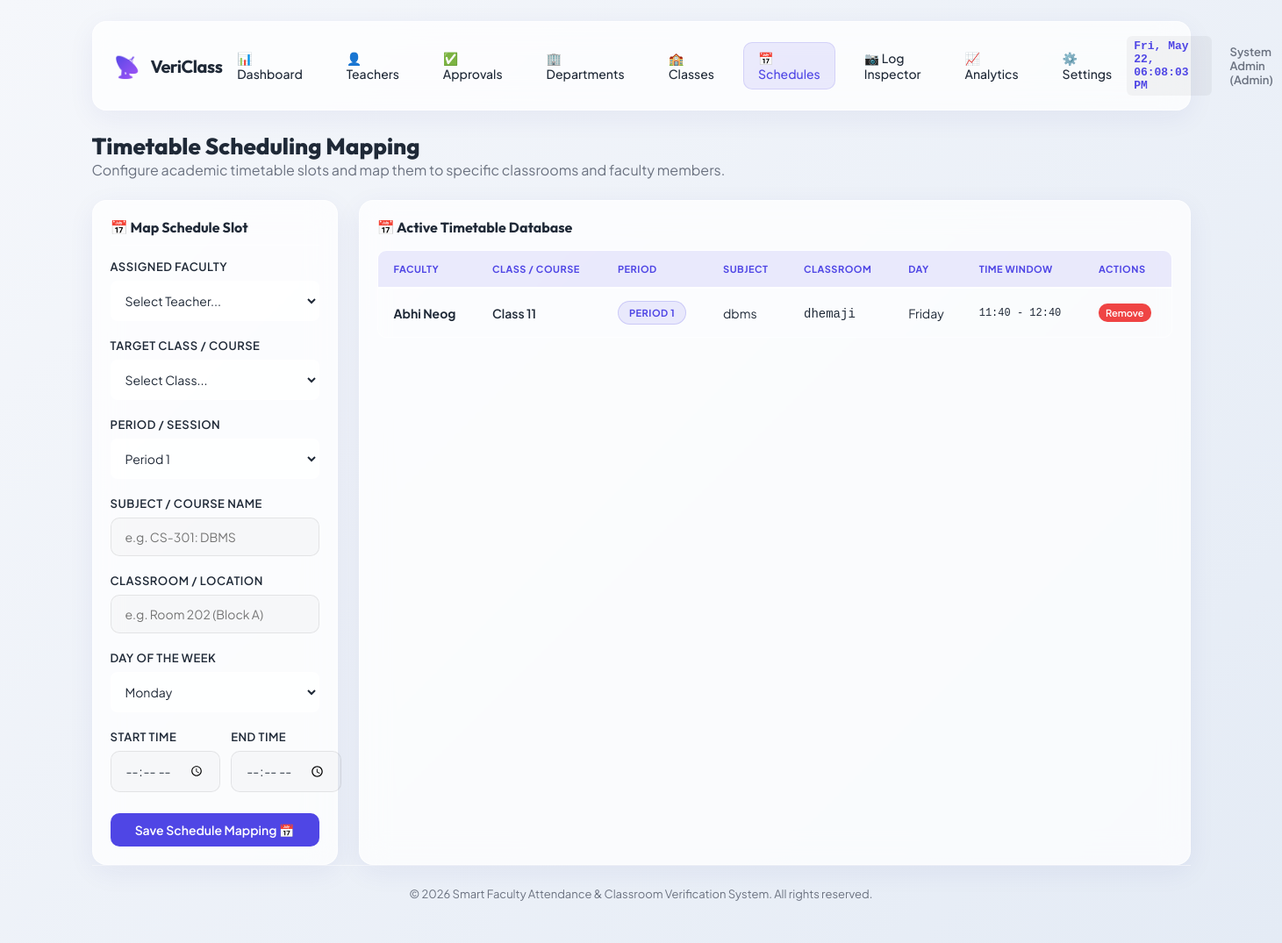
Page /admin/timetable (signed in) on the committed database.
### models.py (models this page shows, shortened)
class TeacherProfile(db.Model):
    __tablename__ = 'teacher_profiles'
    id = db.Column(db.Integer, primary_key=True)
    user_id = db.Column(db.Integer, db.ForeignKey('users.id', ondelete='CASCADE'), unique=True, nullable=False)
    employee_id = db.Column(db.String(50), unique=True, nullable=False, index=True)
    name = db.Column(db.String(120), nullable=False)
    phone = db.Column(db.String(20), nullable=True)
    department_id = db.Column(db.Integer, db.ForeignKey('departments.id', ondelete='SET NULL'), nullable=True)
    approval_status = db.Column(db.String(20), default='Pending', nullable=False) # 'Pending', 'Approved', 'Rejected'
    approved_by_id = db.Column(db.Integer, db.ForeignKey('users.id'), nullable=True)
    approved_at = db.Column(db.DateTime, nullable=True)
    user = db.relationship('User', foreign_keys=[user_id], back_populates='profile', lazy=True)
    approver = db.relationship('User', foreign_keys=[approved_by_id], lazy=True)
    timetables = db.relationship('Timetable', backref='teacher_profile', cascade="all, delete-orphan", lazy=True)
    attendance_logs = db.relationship('AttendanceLog', backref='teacher_profile', cascade="all, delete-orphan", lazy=True)

class ClassSection(db.Model):
    __tablename__ = 'classes'
    id = db.Column(db.Integer, primary_key=True)
    name = db.Column(db.String(100), unique=True, nullable=False)
    timetables = db.relationship('Timetable', backref='class_section', cascade="all, delete-orphan", lazy=True)

class Timetable(db.Model):
    __tablename__ = 'timetables'
    id = db.Column(db.Integer, primary_key=True)
    teacher_profile_id = db.Column(db.Integer, db.ForeignKey('teacher_profiles.id', ondelete='CASCADE'), nullable=False)
    class_id = db.Column(db.Integer, db.ForeignKey('classes.id', ondelete='CASCADE'), nullable=False)
    subject = db.Column(db.String(100), nullable=False)
    classroom = db.Column(db.String(50), nullable=False)
    day_of_week = db.Column(db.Integer, nullable=False) # 0 = Monday, ..., 6 = Sunday
    period = db.Column(db.String(50), nullable=False, default="Period 1")
    start_time = db.Column(db.Time, nullable=False)
    end_time = db.Column(db.Time, nullable=False)
    attendance_logs = db.relationship('AttendanceLog', backref='timetable', cascade="all, delete-orphan", lazy=True)
    def to_dict(self):
        return {
            'id': self.id,
            'teacher_profile_id': self.teacher_profile_id,
            'teacher_name': self.teacher_profile.name if self.teacher_profile else 'Unknown',
            'class_id': self.class_id,
            'class_name': self.class_section.name if self.class_section else 'N/A',
            'subject': self.subject,
            'classroom': self.classroom,
            'day_of_week': self.day_of_week,
            'period': self.period,
            'start_time': self.start_time.strftime('%H:%M'),
            'end_time': self.end_time.strftime('%H:%M')
        }

### app.py (the view, shortened to what this page needs)
@app.route('/admin/timetable', methods=['GET', 'POST'])
def admin_timetable():
    if not is_logged_in() or session.get('role') != 'admin':
        flash("Access Denied.", "danger")
        return redirect(url_for('login'))
    teachers = TeacherProfile.query.filter_by(approval_status='Approved').join(TeacherProfile.user).filter(User.is_active == True).order_by(TeacherProfile.name).all()
    classes = ClassSection.query.order_by(ClassSection.name).all()
    timetables_raw = Timetable.query.join(TeacherProfile).order_by(Timetable.day_of_week, Timetable.start_time).all()
    timetables = [tt.to_dict() for tt in timetables_raw]
    return render_template('admin_timetable.html',
                           teachers=teachers,
                           classes=classes,
                           timetables=timetables)

### app.py (called while the page is built)
def is_logged_in():
    return 'user_id' in session

### templates/admin_timetable.html (shortened to what this page needs)
{% extends "base.html" %}
{% block content %}
<div style="margin-bottom: 24px;">
    <h2 style="font-family: var(--font-title); font-size: 26px; font-weight: 800;">Timetable Scheduling Mapping</h2>
    <p style="color: var(--color-text-muted);">Configure academic timetable slots and map them to specific classrooms and faculty members.</p>
</div>
<div class="grid-sidebar">
    <div class="glass-card" style="padding: 20px; align-self: flex-start; margin-bottom: 0;">
        <h3 style="font-family: var(--font-title); font-size: 16px; margin-bottom: 16px; border-bottom: 1px solid var(--border-card); padding-bottom: 10px;">
            📅 Map Schedule Slot
        </h3>
        <form action="{{ url_for('admin_timetable') }}" method="POST">
            <div class="form-group">
                <label class="form-label" for="teacher_profile_id">Assigned Faculty</label>
                <select class="form-control" id="teacher_profile_id" name="teacher_profile_id" required style="background-color: var(--bg-card); color: var(--color-text); border: 1px solid var(--border-card); padding: 12px; border-radius: 8px;">
                    <option value="" disabled selected>Select Teacher...</option>
                </select>
            </div>
            <div class="form-group" style="margin-top: 12px;">
                <label class="form-label" for="class_id">Target Class / Course</label>
                <select class="form-control" id="class_id" name="class_id" required style="background-color: var(--bg-card); color: var(--color-text); border: 1px solid var(--border-card); padding: 12px; border-radius: 8px;">
                    <option value="" disabled selected>Select Class...</option>
                </select>
            </div>
            <div class="form-group" style="margin-top: 12px;">
                <label class="form-label" for="period">Period / Session</label>
                <select class="form-control" id="period" name="period" required style="background-color: var(--bg-card); color: var(--color-text); border: 1px solid var(--border-card); padding: 12px; border-radius: 8px;">
                    <option value="Period 1">Period 1</option>
                </select>
            </div>
            <div class="form-group" style="margin-top: 12px;">
                <label class="form-label" for="subject">Subject / Course Name</label>
                <input class="form-control" type="text" id="subject" name="subject" placeholder="e.g. CS-301: DBMS" required>
            </div>
            <div class="form-group" style="margin-top: 12px;">
                <label class="form-label" for="classroom">Classroom / Location</label>
                <input class="form-control" type="text" id="classroom" name="classroom" placeholder="e.g. Room 202 (Block A)" required>
            </div>
            <div class="form-group" style="margin-top: 12px;">
                <label class="form-label" for="day_of_week">Day of the Week</label>
                <select class="form-control" id="day_of_week" name="day_of_week" required style="background-color: var(--bg-card); color: var(--color-text); border: 1px solid var(--border-card); padding: 12px; border-radius: 8px;">
                    <option value="0">Monday</option>
                </select>
            </div>
            <div class="grid-2" style="gap: 12px; margin-top: 12px; margin-bottom: 24px;">
                <div class="form-group" style="margin-bottom: 0;">
                    <label class="form-label" for="start_time">Start Time</label>
                    <input class="form-control" type="time" id="start_time" name="start_time" required>
                </div>
                <div class="form-group" style="margin-bottom: 0;">
                    <label class="form-label" for="end_time">End Time</label>
                    <input class="form-control" type="time" id="end_time" name="end_time" required>
                </div>
            </div>
            <button class="btn btn-primary" type="submit" style="width: 100%;">
                Save Schedule Mapping 📅
            </button>
        </form>
    </div>
    <div class="glass-card" style="padding: 20px; overflow: hidden; margin-bottom: 0;">
        <h3 style="font-family: var(--font-title); font-size: 16px; margin-bottom: 16px;">📅 Active Timetable Database</h3>
        <div class="table-responsive">
            <table class="custom-table">
                <thead>
                    <tr>
                        <th>Faculty</th>
                        <th>Class / Course</th>
                        <th>Period</th>
                        <th>Subject</th>
                        <th>Classroom</th>
                        <th>Day</th>
                        <th>Time Window</th>
                        <th>Actions</th>
                    </tr>
                </thead>
                <tbody>
                    {% if timetables %}
                        {% for tt in timetables %}
                            <tr>
                                <td style="font-weight: 700;">{{ tt.teacher_name }}</td>
                                <td style="font-weight: 600;">{{ tt.class_name }}</td>
                                <td><span class="badge badge-pending" style="font-size: 11px;">{{ tt.period }}</span></td>
                                <td>{{ tt.subject }}</td>
                                <td><code>{{ tt.classroom }}</code></td>
                                <td>
                                    {% if tt.day_of_week == 0 %}Monday
                                    {% elif tt.day_of_week == 1 %}Tuesday
                                    {% elif tt.day_of_week == 2 %}Wednesday
                                    {% elif tt.day_of_week == 3 %}Thursday
                                    {% elif tt.day_of_week == 4 %}Friday
                                    {% elif tt.day_of_week == 5 %}Saturday
                                    {% elif tt.day_of_week == 6 %}Sunday
                                    {% endif %}
                                </td>
                                <td style="font-family: monospace; font-size: 12px;">{{ tt.start_time }} - {{ tt.end_time }}</td>
                                <td>
                                    <form action="{{ url_for('admin_timetable') }}" method="POST" onsubmit="return confirm('Remove this schedule slot?');">
                                        <button type="submit" class="btn btn-danger" style="padding: 4px 8px; font-size: 11px;">Remove</button>
                                    </form>
                                </td>
                            </tr>
                        {% endfor %}
                    {% else %}
                        <tr>
                            <td colspan="8" style="text-align: center; color: var(--color-text-muted); padding: 30px;">No timetable slots mapped. Add one on the left.</td>
                        </tr>
                    {% endif %}
                </tbody>
            </table>
        </div>
    </div>
</div>
{% endblock %}

### static/css/style.css (style rules this page uses)
:root { --font-primary: 'Plus Jakarta Sans', sans-serif; --font-title: 'Outfit', sans-serif; --bg-app: linear-gradient(135deg, #f5f7fb 0%, #e4ebf5 100%); --bg-card: rgba(255, 255, 255, 0.75); --border-card: rgba(255, 255, 255, 0.6); --shadow-card: 0 8px 32px 0 rgba(31, 38, 135, 0.06); --shadow-card-hover: 0 12px 40px 0 rgba(31, 38, 135, 0.12); --color-primary: #4f46e5; --color-primary-hover: #4338ca; --color-primary-light: rgba(79, 70, 229, 0.1); --color-success: #10b981; --color-success-light: rgba(16, 185, 129, 0.12); --color-warning: #f59e0b; --color-warning-light: rgba(245, 158, 11, 0.12); --color-danger: #ef4444; --color-danger-light: rgba(239, 68, 68, 0.12); --color-text-main: #1f2937; --color-text-muted: #6b7280; --color-text-on-primary: #ffffff; --glass-blur: 16px; --border-radius-lg: 16px; --border-radius-md: 10px; --border-radius-sm: 6px; --transition-speed: 0.3s; --transition-curve: cubic-bezier(0.4, 0, 0.2, 1); }
* { margin: 0; padding: 0; box-sizing: border-box; }
body { font-family: var(--font-primary); background: var(--bg-app); color: var(--color-text-main); min-height: 100vh; display: flex; flex-direction: column; overflow-x: hidden; transition: background var(--transition-speed) var(--transition-curve), color var(--transition-speed) var(--transition-curve); -webkit-font-smoothing: antialiased; }
.glass-card { background: var(--bg-card); border: 1px solid var(--border-card); border-radius: var(--border-radius-lg); box-shadow: var(--shadow-card); backdrop-filter: blur(var(--glass-blur)); -webkit-backdrop-filter: blur(var(--glass-blur)); padding: 24px; margin-bottom: 24px; transition: transform var(--transition-speed) var(--transition-curve), box-shadow var(--transition-speed) var(--transition-curve); }
.grid-2 { display: grid; grid-template-columns: repeat(2, 1fr); gap: 24px; }
.grid-sidebar { display: grid; grid-template-columns: 280px 1fr; gap: 24px; }
.btn { display: inline-flex; align-items: center; justify-content: center; gap: 8px; padding: 10px 20px; border-radius: var(--border-radius-md); font-family: var(--font-primary); font-weight: 600; font-size: 14px; border: none; cursor: pointer; transition: all var(--transition-speed) var(--transition-curve); }
.btn-primary { background: var(--color-primary); color: var(--color-text-on-primary); }
.btn-danger { background: var(--color-danger); color: var(--color-text-on-primary); }
.form-group { margin-bottom: 20px; }
.form-label { display: block; margin-bottom: 8px; font-weight: 600; font-size: 13px; color: var(--color-text-main); text-transform: uppercase; letter-spacing: 0.5px; }
.form-control { width: 100%; padding: 12px 16px; border-radius: var(--border-radius-md); background: rgba(0, 0, 0, 0.02); border: 1px solid rgba(0, 0, 0, 0.08); color: var(--color-text-main); font-family: var(--font-primary); font-size: 14px; outline: none; transition: all var(--transition-speed) var(--transition-curve); }
.table-responsive { overflow-x: auto; border-radius: var(--border-radius-md); border: 1px solid var(--border-card); }
.custom-table { width: 100%; border-collapse: collapse; text-align: left; font-size: 14px; background: rgba(255, 255, 255, 0.02); }
.custom-table th { background: var(--color-primary-light); color: var(--color-primary); font-weight: 700; padding: 14px 18px; border-bottom: 2px solid var(--border-card); text-transform: uppercase; font-size: 11px; letter-spacing: 0.5px; }
.custom-table td { padding: 14px 18px; border-bottom: 1px solid var(--border-card); color: var(--color-text-main); vertical-align: middle; }
.custom-table tr:last-child td { border-bottom: none; }
.badge { display: inline-flex; align-items: center; padding: 6px 12px; border-radius: 50px; font-size: 11px; font-weight: 700; text-transform: uppercase; letter-spacing: 0.5px; }
.badge-pending { background: var(--color-primary-light); color: var(--color-primary); border: 1px solid rgba(79, 70, 229, 0.2); }

### rows in the picture
TeacherProfile: teacher_name "Abhi Neog"
ClassSection: class_name "Class 11"
Timetable: period "PERIOD 1", subject "dbms", classroom "dhemaji"

### other values in the picture
{{ session.get('name') }} "System Admin"
{{ session.get('role')|capitalize }} "Admin"
{{ tt.start_time }} "11:40"
{{ tt.end_time }} "12:40"
